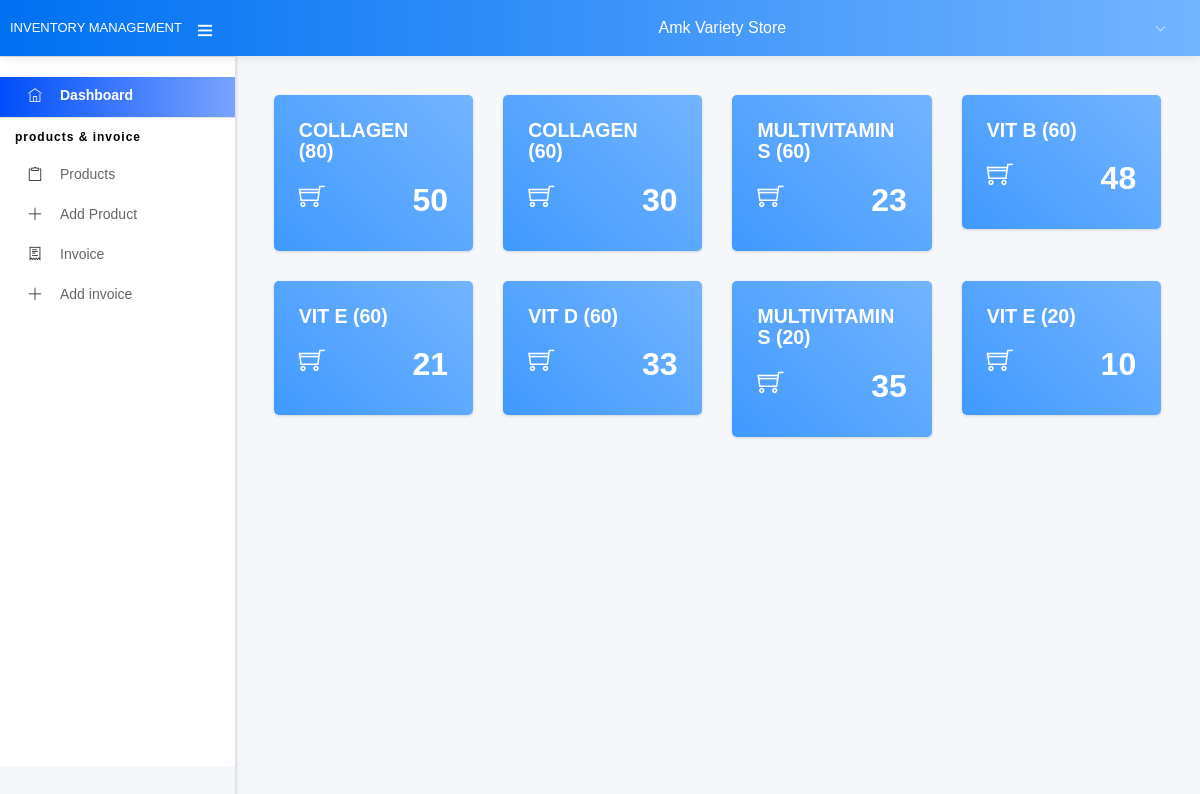
The app's page /home.php with its own data.
### tables this page shows
CREATE TABLE `product_tbl` (
  `product_id` int(20) NOT NULL,
  `prod_name` varchar(20) NOT NULL,
  `prod_price` int(20) NOT NULL,
  `prod_qty` int(20) NOT NULL,
  `date_received` varchar(20) NOT NULL,
  `prod_exp` varchar(20) NOT NULL
);

### home.php (the view, shortened to what this page needs)
<!DOCTYPE html>
<html lang="en">
<head>
      <?php include 'side-bar.php'; ?>
      <link rel="stylesheet" type="text/css" href="assets/css/bootstrap/css/bootstrap.min.css">
      <link rel="stylesheet" type="text/css" href="assets/icon/themify-icons/themify-icons.css">
	  <link rel="stylesheet" type="text/css" href="assets/icon/font-awesome/css/font-awesome.min.css">
      <link rel="stylesheet" type="text/css" href="assets/icon/icofont/css/icofont.css">
      <link rel="stylesheet" type="text/css" href="assets/css/style.css">
      <link rel="stylesheet" type="text/css" href="assets/css/jquery.mCustomScrollbar.css">
 </head>
  <body>
                   <div class="pcoded-content">
                        <div class="pcoded-inner-content">
                            <div class="main-body">
                                <div class="page-wrapper">
                                    <div class="page-body">
                                      <div class="row">
            <?php
  $sql = "SELECT * from  product_tbl ";
  $query = $dbh -> prepare($sql);
  $query->execute();
  $results=$query->fetchAll(PDO::FETCH_OBJ);
  $cnt=1;
  if($query->rowCount() > 0)
  {
  foreach($results as $result)
  {
  ?>
                                            <div class="col-md-6 col-xl-3">
                                                <div class="card bg-c-blue order-card">
                                                    <div class="card-block">
                                                        <h5 class="m-b-20"><?php echo htmlentities($result->prod_name); ?></span></h5>
                                                        <h2 class="text-right"><i class="ti-shopping-cart f-left"></i><span><?php echo htmlentities($result->prod_qty); ?></span></h2>
                                                    </div>
                                                </div>
                                            </div>
          <?php $cnt=$cnt+1; }} ?>
</body>
</html>

### side-bar.php (shortened to what this page needs)
<!DOCTYPE html>
<html lang="en">
<head>
      <link rel="stylesheet" type="text/css" href="assets/css/bootstrap/css/bootstrap.min.css">
      <link rel="stylesheet" type="text/css" href="assets/icon/themify-icons/themify-icons.css">
	  <link rel="stylesheet" type="text/css" href="assets/icon/font-awesome/css/font-awesome.min.css">
      <link rel="stylesheet" type="text/css" href="assets/icon/icofont/css/icofont.css">
      <link rel="stylesheet" type="text/css" href="assets/css/style.css">
      <link rel="stylesheet" type="text/css" href="assets/css/jquery.mCustomScrollbar.css">
  </head>
  <body>
    <div id="pcoded" class="pcoded">
        <div class="pcoded-container navbar-wrapper">
            <nav class="navbar header-navbar pcoded-header">
               <div class="navbar-wrapper">
                   <div class="navbar-logo">
                       <a class="mobile-menu" id="mobile-collapse" href="#!">
                           <i class="ti-menu"></i>
                       </a>
                       <a href="home.php">INVENTORY MANAGEMENT</a>
                   </div>
                   <div class="navbar-container container-fluid">
                       <ul class="nav-right">
                           <li>
                               <a>
                                   <span style="margin-right: 320px">Amk Variety Store</span>
                               </a>
                           </li>
                           <li class="user-profile header-notification">
                               <a href="#!">
                                   <i class="ti-angle-down"></i>
                               </a>
                           </li>
                       </ul>
                   </div>
               </div>
           </nav>
            <div class="pcoded-main-container">
                <div class="pcoded-wrapper">
                    <nav class="pcoded-navbar">
                        <div class="pcoded-inner-navbar main-menu">
                            <div class="pcoded-navigatio-lavel" data-i18n="nav.category.navigation"></div>
                            <ul class="pcoded-item pcoded-left-item">
                                <li class="active">
                                    <a href="home.php">
                                        <span class="pcoded-micon"><i class="ti-home"></i><b>D</b></span>
                                        <span class="pcoded-mtext" data-i18n="nav.dash.main">Dashboard</span>
                                    </a>
                                </li>
                                    </ul>
                            <div class="pcoded-navigatio-lavel" data-i18n="nav.category.forms">Products &amp; Invoice</div>
                            <ul class="pcoded-item pcoded-left-item">
                                    <li>
                                        <a href="products.php">
                                            <span class="pcoded-micon"><i class="ti-clipboard"></i><b>D</b></span>
                                            <span class="pcoded-mtext" data-i18n="nav.dash.main">Products</span>
                                        </a>
                                    </li>
                                    <li>
                                        <a href="add_product.php">
                                            <span class="pcoded-micon"><i class="ti-plus"></i><b>D</b></span>
                                            <span class="pcoded-mtext" data-i18n="nav.dash.main">Add Product</span>
                                        </a>
                                    </li>
                                        <li>
                                            <a href="invoice.php">
                                                <span class="pcoded-micon"><i class="ti-receipt"></i><b>D</b></span>
                                                <span class="pcoded-mtext" data-i18n="nav.dash.main">Invoice</span>
                                            </a>
                                        </li>
                                        <li>
                                            <a href="add-invoice.php">
                                                <span class="pcoded-micon"><i class="ti-plus"></i><b>D</b></span>
                                                <span class="pcoded-mtext" data-i18n="nav.dash.main">Add invoice</span>
                                            </a>
                                        </li>
                                        </ul>
                    </nav>
    </body>
    </html>

### records on screen
product_tbl: prod_name "COLLAGEN (80)", prod_qty "50"
product_tbl: prod_name "COLLAGEN (60)", prod_qty "30"
product_tbl: prod_name "MULTIVITAMINS (60)", prod_qty "23"
product_tbl: prod_name "VIT B (60)", prod_qty "48"
product_tbl: prod_name "VIT E (60)", prod_qty "21"
product_tbl: prod_name "VIT D (60)", prod_qty "33"
product_tbl: prod_name "MULTIVITAMINS (20)", prod_qty "35"
product_tbl: prod_name "VIT E (20)", prod_qty "10"
